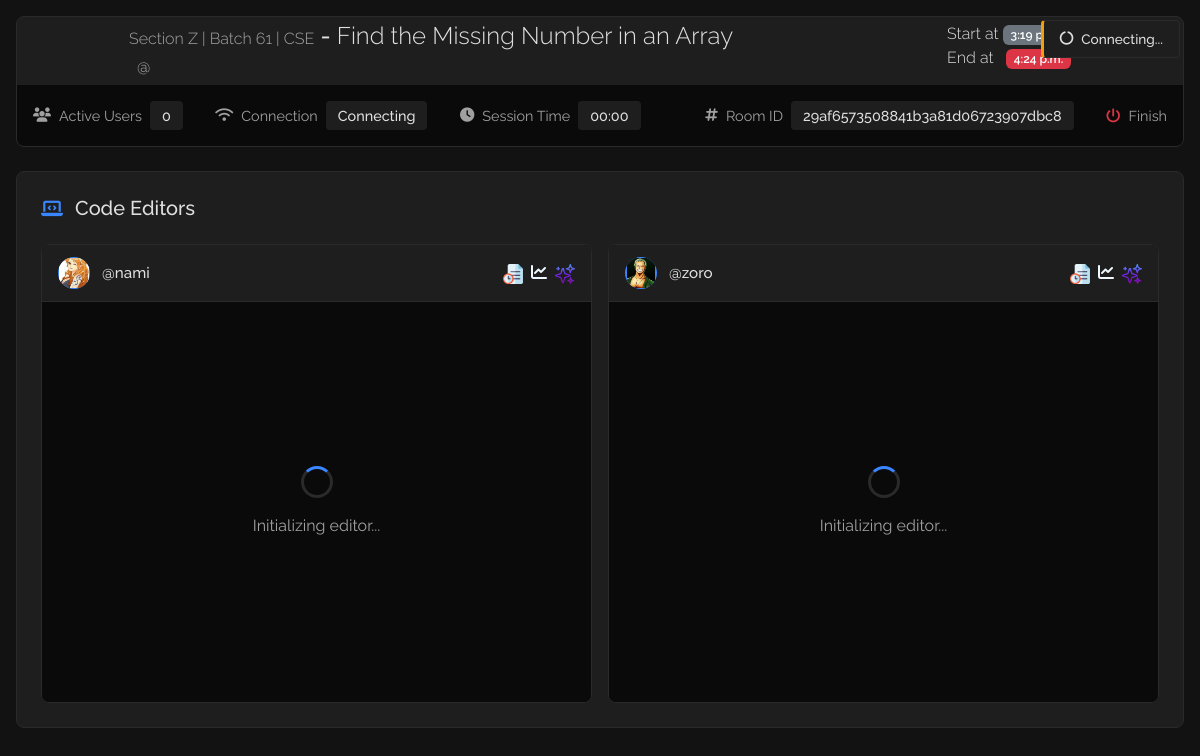
Screenshot of /test-monitor/29af6573508841b3a81d06723907dbc8 with the database file from the repository.
### editor/models.py (models this page shows, shortened)
class LabTest(models.Model):
    id = models.UUIDField(
        primary_key=True,
        default=uuid.uuid4,
        editable=False
    )
    channel = models.OneToOneField(Channel, on_delete=models.CASCADE, related_name="labtest")
    title = models.CharField(max_length=200, blank=True, null=True)
    text_question = models.TextField(null=True, blank=True)
    raw_question_text = models.TextField(null=True,blank=True)
    image_question = models.ImageField(upload_to='lab-question/', null=True, blank=True)
    created_at = models.DateTimeField(auto_now_add=True)
    available = models.BooleanField(default=False)
    duration = models.IntegerField(default=10)
    start_at = models.TimeField(auto_now_add=True, null=True, blank=True)
    end_at = models.TimeField(auto_now_add=False, null=True, blank=True)
    def imageURL(self):
        url = ''
        try:
            url = self.image_question.url
        except:
            url =''
        return url

class Channel(models.Model):
    LANGUAGES={
        'PYTHON':'python3.12.3',
        'C': 'gcc 13.3.0',
        'JAVA': 'openjdk 21.0.2',
    }
    id = models.UUIDField(
        primary_key=True,
        default=uuid.uuid4,
        editable=False
    )
    name = models.CharField(max_length=255)
    participants = models.ManyToManyField(UserProfile)
    created_by = models.ForeignKey(UserProfile, on_delete=models.CASCADE, related_name='created_rooms')
    created_at = models.DateTimeField(auto_now_add=True)
    updated_at = models.DateTimeField(auto_now=True)
    codefile = models.ManyToManyField(CodeFile,related_name='channels_file')
    channel_picture = models.ImageField(upload_to='profile_pictures/', default='profile_pictures/default.jpg')
    programing_language = models.CharField(max_length=255,choices=LANGUAGES, default="PYTHON")
    has_permission = models.ManyToManyField(UserProfile, blank=True, related_name='task_permission')

class AttemptTest(models.Model):
    test = models.ForeignKey(LabTest, on_delete=models.CASCADE, related_name="labtest_attempt")
    user = models.ForeignKey(User, on_delete=models.CASCADE, related_name="user_attempt_test")
    char_deltas = models.JSONField(null=True, blank=True)
    time_labels = models.JSONField(null=True, blank=True)
    created_at = models.DateTimeField(auto_now_add=True)
    code = models.TextField(null=True, blank=True)
    attempt_at = models.TimeField(null=True, blank=True)
    done = models.BooleanField(default=False)
    ai_response = models.TextField(null=True,blank=True)

class UserProfile(models.Model):
    user = models.OneToOneField(User, on_delete=models.CASCADE)
    profile_picture = models.ImageField(upload_to='profile_pictures/', default='profile_pictures/default.jpg')
    last_activity = models.DateTimeField(default=timezone.now)
    is_online = models.BooleanField(default=False)
    def imageURL(self):
        url = ''
        try:
            url = self.profile_picture.url
        except:
            url =''
        return url

### editor/views.py (the view)
# urls.py: path('test-monitor/<str:pk>',test_monitor, name='test_monitor'),
def test_monitor(request,pk):
    labtest = LabTest.objects.filter(channel_id= pk).first()
    all_candidates = AttemptTest.objects.filter(test=labtest)
    context={
        'room_id':pk,
        'labtest':labtest,
        'all_candidates':all_candidates
    }
    return render(request, 'editor/test_monitor.html',context)

### editor/templates/editor/test_monitor.html (shortened to what this page needs)
<!DOCTYPE html>
{% load static %}
<html lang="en">
<head>
  <link href="https://cdn.jsdelivr.net/npm/bootstrap@5.3.3/dist/css/bootstrap.min.css" rel="stylesheet">
  <link href="https://cdnjs.cloudflare.com/ajax/libs/font-awesome/6.5.1/css/all.min.css" rel="stylesheet">
  <link rel="stylesheet" href="{% static 'editor/css/codemonitor.css' %}">
  <link rel="stylesheet" href="https://cdn.jsdelivr.net/npm/highlight.js@11.9.0/styles/github.min.css">
</head>
<body data-room_id="{{room_id}}" data-startat="{{ labtest.start_at|time:'H:i' }}"
  data-endat="{{ labtest.end_at|time:'H:i' }}">
  <div id="connection-status" class="connection-status">
    <div class="status-badge status-connecting">
      <i class="fas fa-circle-notch fa-spin"></i>
      <span>Connecting...</span>
    </div>
  </div>
  <div class="main-container">
    <div class="header-section">
      <div class="header-content" style="padding: 5px;">
        <div class="d-flex justify-content-around">
          <div class="div">
            <h4 class="" style="margin-bottom: 0px;">
              <span class="fw-light" style="opacity: .7; font-size:medium;">{{labtest.channel.name}}</span> -
              <span class="fw-light">{{labtest.title}}</span>
            </h4>
            <div class="admin-info d-flex mt-1">
              <p class="header-subtitle me-2" style="margin-bottom: 0px;">@{{request.user.username}}</p>
            </div>
          </div>
          <div class="time">
            <p class="fw-light">Start at <span class="badge bg-secondary fw-semibold"> {{labtest.start_at}} </span></p>
            <p class="fw-light">End at &nbsp; <span class="badge bg-danger fw-semibold">{{labtest.end_at}}</span></p>
          </div>
        </div>
      </div>
      <div class="stats-bar">
        <div class="stat-item">
          <i class="fas fa-users"></i>
          <span>Active Users</span>
          <span id="user-count" class="stat-value">0</span>
        </div>
        <div class="stat-item">
          <i class="fas fa-wifi"></i>
          <span>Connection</span>
          <span id="connection-indicator" class="stat-value">Connecting</span>
        </div>
        <div class="stat-item">
          <i class="fas fa-clock"></i>
          <span>Session Time</span>
          <span id="session-time" class="stat-value">00:00</span>
        </div>
            {% include 'editor/component/create_labtest_form.html' %}
        <div class="stat-item">
          <i class="fas fa-hashtag"></i>
          <span>Room ID</span>
          <span class="stat-value">{{room_id}}</span>
        </div>
        <div class="stat-item">
          {% if not labtest %}
          <button
            onclick="document.getElementById('labtestform').classList.toggle('d-none'); document.getElementById('labtestform').classList.toggle('d-flex');"
            style="background: none; border: none; cursor: pointer;">
            <i class="fa-solid fa-square-plus text-success"></i>
            <span class=" text-success  fw-bold">Create Test</span>
            {% else %}
            <button onclick="document.getElementById('finish-confirm').style.display = 'flex';"
              style="background: none; border: none; cursor: pointer;">
              <i class="fa-solid fa-power-off text-danger"></i>
            </button>
            <span>Finish</span>
            {% endif %}
        </div>
      </div>
    </div>
    <div class="editors-section">
      <h2 class="section-title">
        <div class="section-icon">
          <i class="fas fa-laptop-code"></i>
        </div>
        Code Editors
      </h2>
      <div id="editors-wrapper" class="row g-3">
        {% for candidate in all_candidates %}
        <div class="col-lg-6" id="candidate-editor-{{candidate.user.id}}">
          <div class="editor-card">
            <div class="editor-header">
              <div class="user-info">
                <div class="user-avatar" style="overflow: hidden">
                  <img src="{{candidate.user.userprofile.imageURL}}" height="30" alt="{{candidate.user.username}}">
                </div>
                <div class="user-details">
                  <h6>@{{candidate.user.username}}</h6>
                </div>
              </div>
              <div class="editor-status">
                <button onclick="getPastedCode('{{candidate.id}}')" class="text-info"
                  style="border: none; background:none;">
                  <img src="{% static 'editor/icons/paste-history.png' %}" height="20" />
                </button>
                <button onclick='showTypingModal("{{candidate.user.id}}", "{{candidate.user.username}}")'
                  style="background: none; border: none; color: aliceblue; cursor: pointer;">
                  <i class="fa-solid fa-chart-line"></i>
                </button>
                <button onclick='showAiAnalysic("{{candidate.id}}")' style="border: none; background:none;">
                  <img src="{% static 'editor/icons/ai.png' %}" height="20" />
                </button>
              </div>
            </div>
            <div class="editor-container" id="editor-{{ candidate.user.id }}" data-code_content="{{candidate.code}}">
              <div class="loading-state">
                <div class="loading-spinner"></div>
                <span>Initializing editor...</span>
              </div>
            </div>
          </div>
        </div>
        {% endfor %}
      </div>
    </div>
  </div>
</body>
</html>

### editor/static/editor/css/codemonitor.css (style rules this page uses)
:root { --bg-dark: #121212; --bg-darker: #0a0a0a; --bg-light: #1e1e1e; --accent-color: #3a86ff; --text-primary: #e0e0e0; --text-secondary: #a0a0a0; --border-color: #2a2a2a; --success-color: #4ade80; --warning-color: #f59e0b; --error-color: #f87171; }
* { margin: 0; padding: 0; box-sizing: border-box; }
body { font-family: 'Inter', -apple-system, BlinkMacSystemFont, sans-serif; background-color: var(--bg-dark); color: var(--text-primary); min-height: 100vh; overflow-x: hidden; }
.main-container { max-width: 1400px; margin: 0 auto; padding: 1rem; }
.header-section { background-color: var(--bg-light); border-radius: 8px; margin-bottom: 1.5rem; overflow: hidden; border: 1px solid var(--border-color); }
.header-subtitle { font-size: 1rem; color: var(--text-secondary); font-weight: 400; }
.stats-bar { padding: 1rem; display: flex; justify-content: space-between; align-items: center; flex-wrap: wrap; gap: 1rem; background-color: var(--bg-darker); }
.stat-item { display: flex; align-items: center; gap: 0.5rem; color: var(--text-secondary); font-size: 0.9rem; }
.stat-value { background-color: var(--bg-light); color: var(--text-primary); padding: 0.25rem 0.75rem; border-radius: 4px; font-size: 0.9rem; font-weight: 500; }
.editors-section { background-color: var(--bg-light); border-radius: 8px; padding: 1.5rem; border: 1px solid var(--border-color); }
.section-title { font-size: 1.25rem; font-weight: 500; margin-bottom: 1.5rem; display: flex; align-items: center; gap: 0.75rem; }
.section-icon { color: var(--accent-color); font-size: 1.1rem; }
.editor-card { background-color: var(--bg-darker); border-radius: 8px; overflow: hidden; border: 1px solid var(--border-color); }
.editor-header { background-color: var(--bg-light); padding: 0.75rem 1rem; display: flex; justify-content: space-between; align-items: center; border-bottom: 1px solid var(--border-color); }
.user-info { display: flex; align-items: center; gap: 0.75rem; }
.user-avatar { width: 32px; height: 32px; border-radius: 50%; background-color: var(--accent-color); display: flex; align-items: center; justify-content: center; color: white; font-weight: 500; font-size: 0.8rem; }
.user-details h6 { margin: 0; font-weight: 500; font-size: 0.95rem; }
.editor-status { display: flex; align-items: center; gap: 0.5rem; }
.editor-container { height: 400px; position: relative; overflow: hidden; }
.loading-state { position: absolute; top: 0; left: 0; right: 0; bottom: 0; background-color: var(--bg-darker); display: flex; flex-direction: column; align-items: center; justify-content: center; color: var(--text-secondary); gap: 1rem; }
.loading-spinner { width: 32px; height: 32px; border: 3px solid var(--border-color); border-top: 3px solid var(--accent-color); border-radius: 50%; animation: spin 1s linear infinite; }
.connection-status { position: fixed; top: 20px; right: 20px; z-index: 1000; }
.status-badge { background-color: var(--bg-light); border: 1px solid var(--border-color); color: var(--text-primary); padding: 0.5rem 1rem; border-radius: 4px; font-size: 0.85rem; font-weight: 500; display: flex; align-items: center; gap: 0.5rem; }
.status-connecting { border-left: 3px solid var(--warning-color); }

### editor/templates/editor/test_monitor.html (style rules this page uses)
body { font-family: "Raleway", sans-serif; }
p { margin-bottom: 0; }

### rows the page displays
LabTest: channel.name "Section Z | Batch 61 | CSE", title "Find the Missing Number in an Array", start_at "3:19 p.m.", end_at "4:24 p.m."
AttemptTest: user.userprofile.imageURL (picture), user.username "nami"
AttemptTest: user.userprofile.imageURL (picture), user.username "zoro"

### other values shown
{{ room_id }} "29af6573508841b3a81d06723907dbc8"
